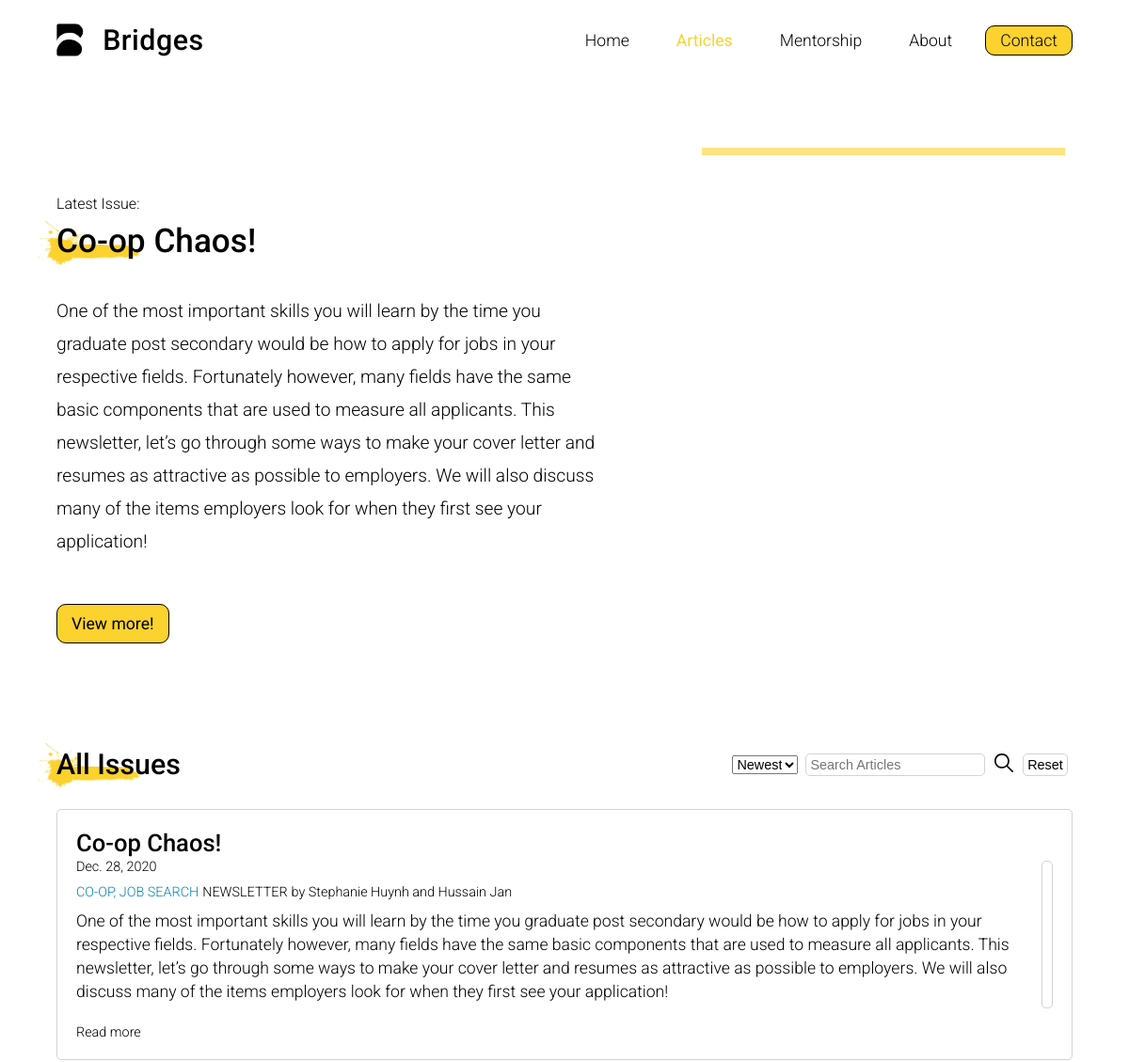
The page /articles/ (upper part) on the database as committed earlier.
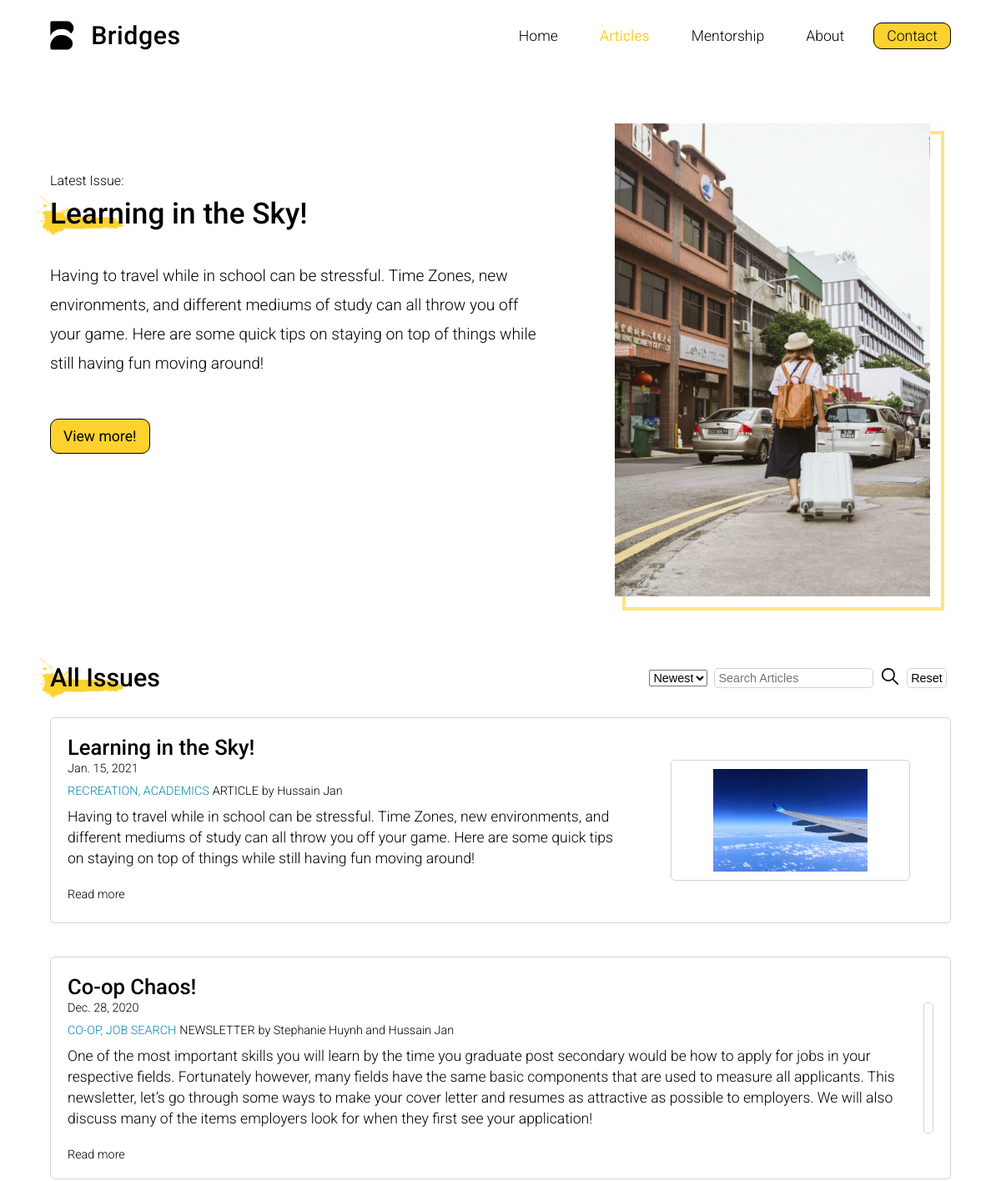
The same page on the database as committed later.
### articles/models.py (models this page shows)
class Articles(models.Model):
    title = models.CharField(max_length=300, default='Title has not been set')
    date = models.DateField(default="Date has not been set")
    topics = models.CharField(
        max_length=100, default='Topics have not been set')
    tags = models.CharField(max_length=400, default='Tags have not been set')
    articleType = models.CharField(
        max_length=50, default='Article Type has not been set')
    summary = models.CharField(max_length=(
        60*20), default='Summary has not been set')
    authors = models.CharField(
        max_length=100, default='Authors have not been set')
    linkType = models.CharField(max_length=20, default='A')
    documentLink = models.CharField(
        max_length=200, default='Document link has not been set')
    image1Link = models.CharField(
        max_length=200, default="Image link 1 has not been set")
    image2Link = models.CharField(
        max_length=200, default="Image link 2 has not been set")

### articles/views.py (the view, shortened to what this page needs)
# urls.py: path('', views.articles_page, name='articles-page'),
def articles_page(request):
    issues = Articles.objects
    newestIssuesOrder = issues.order_by('-date')
    latestIssue = newestIssuesOrder.first()
    reqMethod = request.method
    if reqMethod == 'GET':
        orderType = request.GET.get('orderType', '')
        searchInput = request.GET.get('searchInput', '')
        submitValue = request.GET.get('search', '')
        resetValue = request.GET.get('reset', '')
        debugStr = "SubmitVal: " + submitValue + ". Reset Value: " + \
            resetValue + ". OrderType: " + orderType + \
            ". Search String:" + searchInput + "."
        if (resetValue == 'reset'):
            filteredIssues = issues.order_by('-date')
        else:
            issues = issues.order_by('-date')
            filteredIssues = issues
        return render(request, 'articles/index.html', {"issues": filteredIssues, "latestIssue": latestIssue,  "debugString": debugStr})

### articles/templates/articles/index.html (shortened to what this page needs)
{% extends 'articles/base.html' %} {% load static %}
  {% block allIssues %}
  {% for item in issues.all %}
  <div class="issue-card">
    <div class="issue-content">
      <div class="issue-head">
        <h4 class="issue-title">{{item.title}}</h4>
        <p class="issue-date">{{item.date}}</p>
      </div>
      <div class="issue-info">
        <p class="info-para">
          <span class="issue-topic">{{item.topics}}</span>
          <span class="issue-type">{{item.articleType}}</span>
          <span class="issue-authors">by {{item.authors}}</span>
        </p>
      </div>
      <div class="issue-summary-container">
        <p class="issue-summary">{{item.summary}}</p>
      </div>
      <div class="issue-links">
        <a
          class="issue-read-more"
          target="_blank"
          href="{% static 'documents/'%}{{item.documentLink}}"
          class="issue-read-more"
          >Read more</a
        >
      </div>
    </div>
    <div class="flex-container">
      <div class="issue-image-container">
        <img
          class="issue-image"
          src="{% static 'images/covers/'%}{{item.image2Link}}"
          alt=""
        />
      </div>
    </div>
  </div>
  {% endfor %}
  {% endblock %}
  {% block hero %}
  <div class="hero-content-container">
    <p class="hero-small-text">Latest Issue:</p>
    <div class="head-container">
      <h2 class="hero-text">{{latestIssue.title}}</h2>
      <img
        class="brush-stroke"
        src="{% static 'images/brush-effect.png'%}"
        alt=""
      />
    </div>
    <p class="hero-para">{{latestIssue.summary}}</p>
    <a
      href="{% static 'documents/'%}{{latestIssue.documentLink}}"
      class="main-button accent-button"
      target="_blank"
      >View more!</a
    >
  </div>
  <div class="hero-image-container">
    <img
      class="hero-image"
      src="{% static 'images/covers/'%}{{latestIssue.image1Link}}"
      alt=""
    />
  </div>
  {% endblock %}

Rows that differ between the two databases and show on the page:
added Articles: title "Learning in the Sky!", summary "Having to travel while in school can be stressful. Time Zones, new environments, and different mediums of study can all throw you off your game. Here are some quick tips on staying on top of things while still having fun moving around!", image1Link (picture), date "Jan. 15, 2021", topics "RECREATION, ACADEMICS", articleType "ARTICLE", authors "Hussain Jan", image2Link (picture)
Other text that changed with them:
{{ latestIssue.title }}: "Co-op Chaos!" → "Learning in the Sky!"
{{ latestIssue.summary }}: "One of the most important skills you will learn by the time you graduate post secondary would be how to apply for jobs in your respective fields. Fortunately however, many fields have the same basic components that are used to measure all applicants. This newsletter, let’s go through some ways to make your cover letter and resumes as attractive as possible to employers. We will also discuss many of the items employers look for when they first see your application!" → "Having to travel while in school can be stressful. Time Zones, new environments, and different mediums of study can all throw you off your game. Here are some quick tips on staying on top of things while still having fun moving around!"
